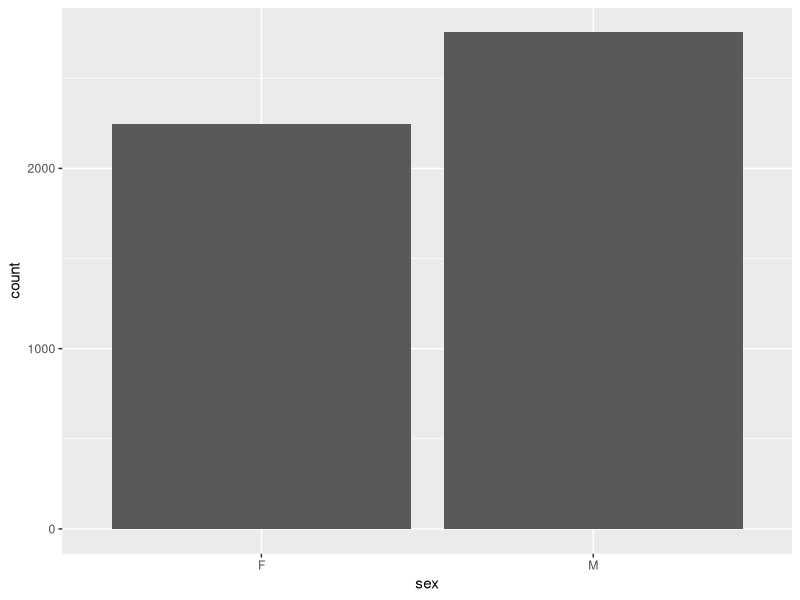
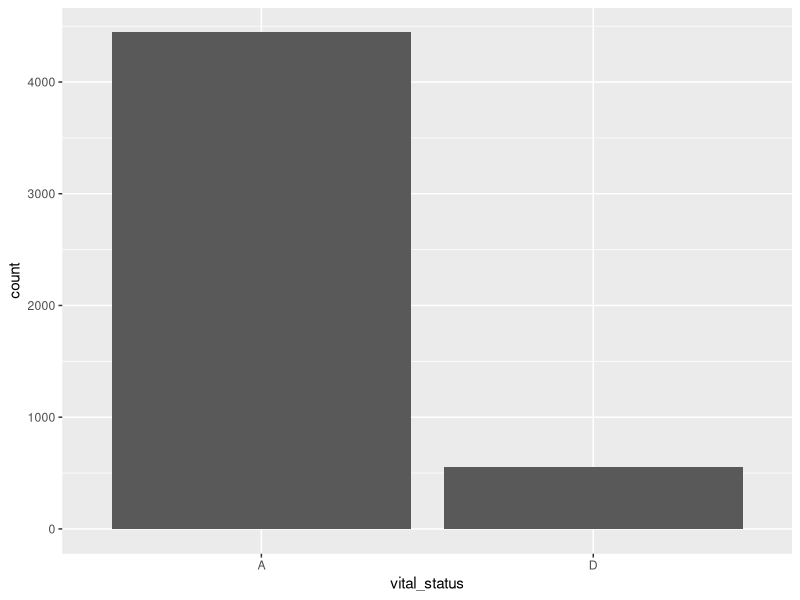
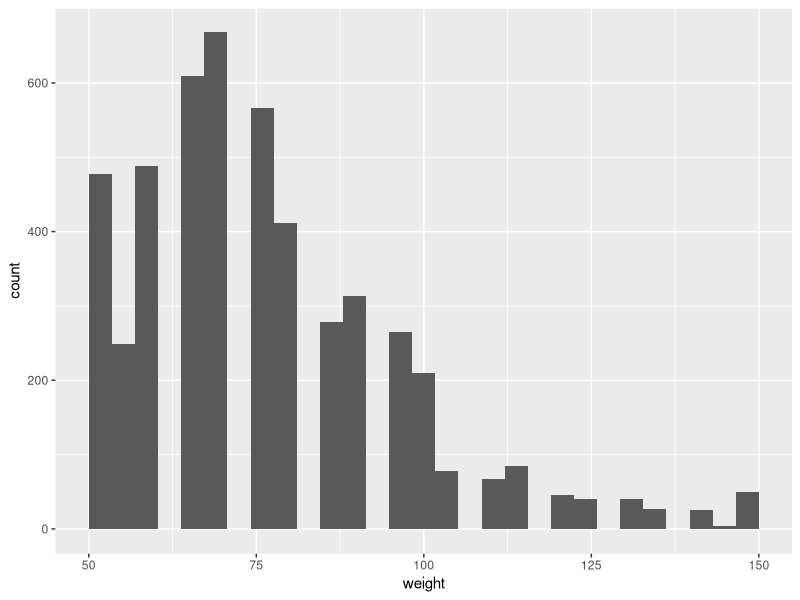
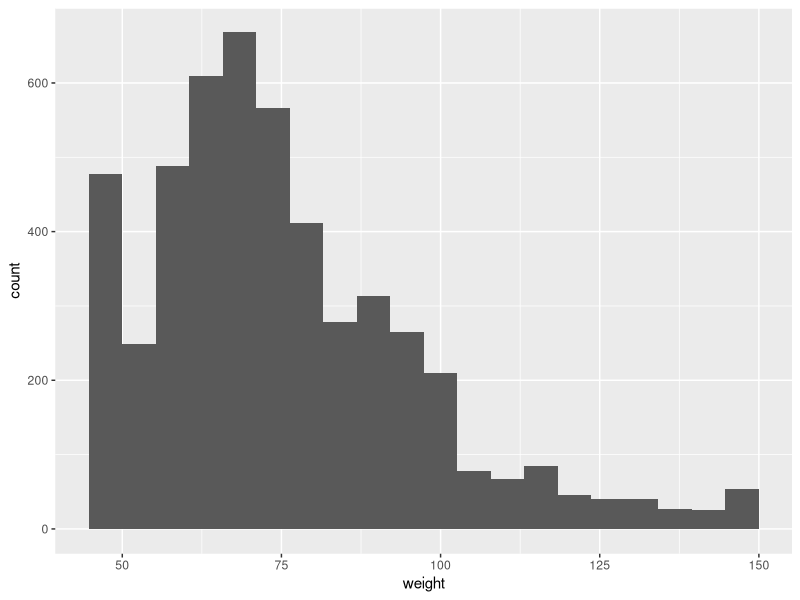
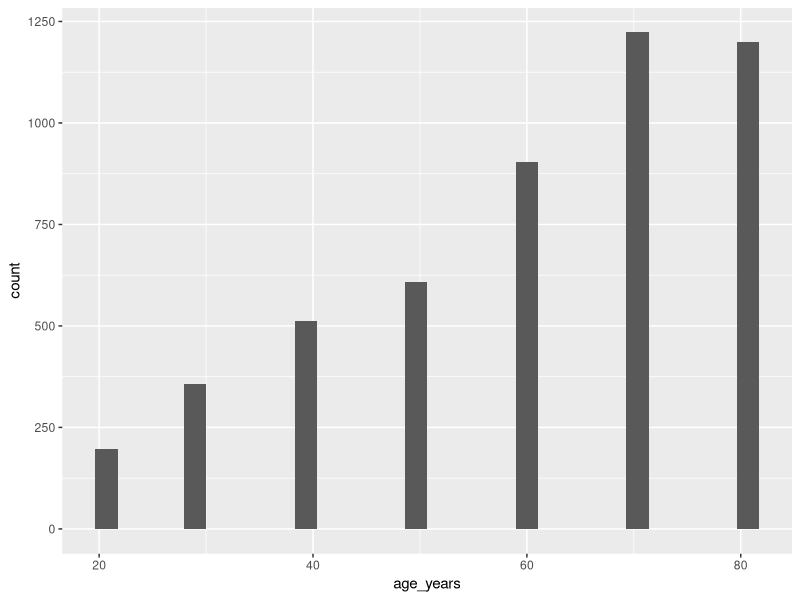
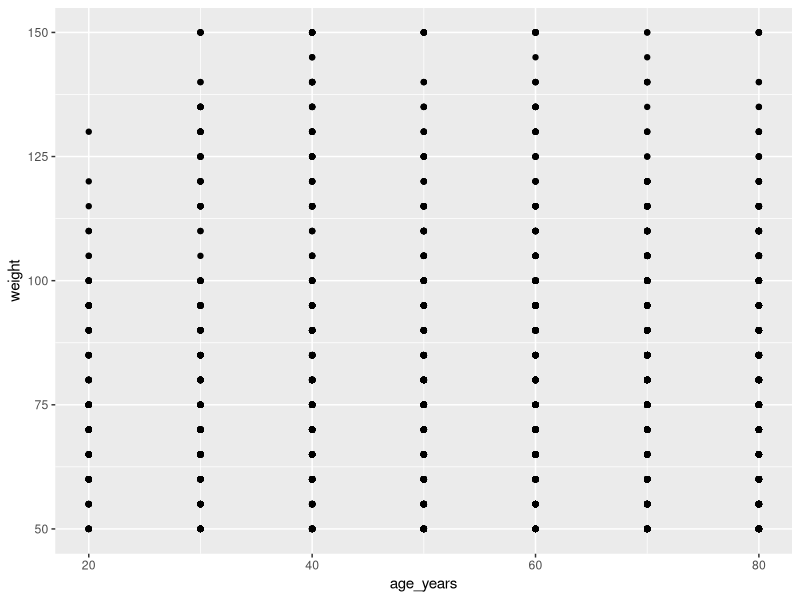
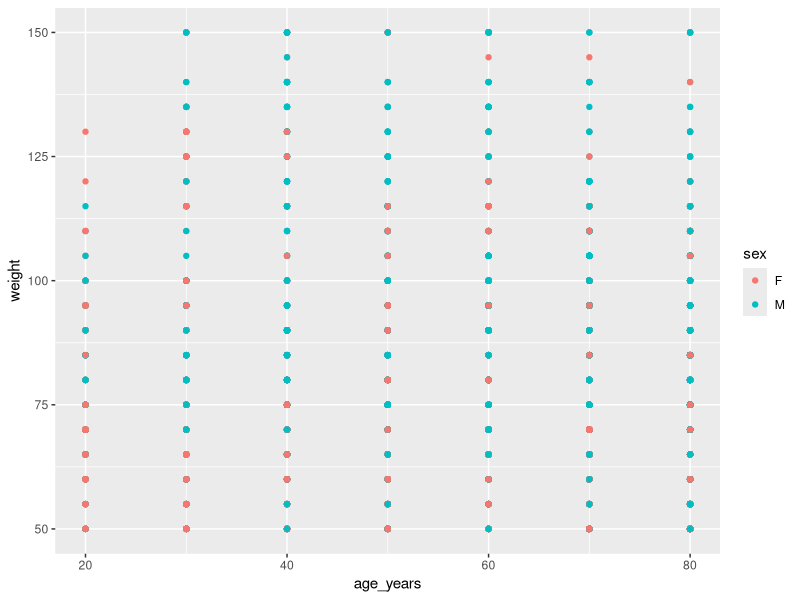
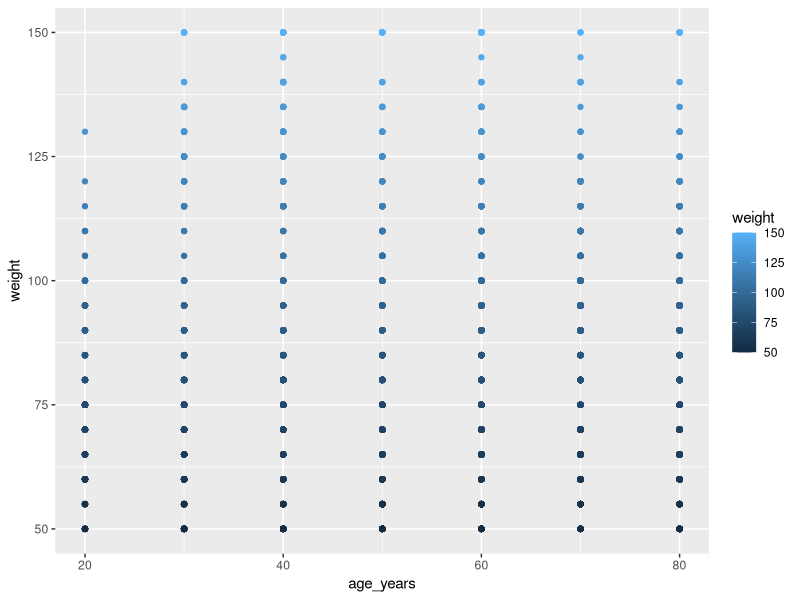

Here is the R script that generated these plots, in order:
# 5-visualise-script-ggplot.R

# makes a line a comment & not actioned by R
"hello" # can also make a comment after something that is executed

# you don't need to understand next line - just needed on RStudio server - you won't usually need
.libPaths(c('/usr/share/anaconda3/envs/r_env/lib/R/library', .libPaths()))

# load needed packages
library(tidyverse)

# read in the data
cchic <- read_csv("data/clean_CCHIC.csv")

names(cchic)
# [1] "lactate_abg"       "ph_abg"            "hco3_abg"          "temp_c"            "temp_nc"           "urea"              "creatinine"       
# [8] "na"                "k"                 "hb"                "wbc"               "neutrophil"        "platelets"         "crp"              
# [15] "chemo"             "chronic_rrt"       "metastatic"        "radiotx"           "apache"            "medical"           "system"           
# [22] "height"            "weight"            "elective_surgical" "arrival_dttm"      "discharge_dttm"    "dob"               "vital_status"     
# [29] "sex"               "nhs_number"        "age_years"     


# single variable barplots for categorical data
ggplot(cchic) +
  geom_bar(aes(x = sex))

ggplot(cchic) +
  geom_bar(aes(x = vital_status))


# single variable histograms for continuous data
ggplot(cchic) +
  geom_histogram(aes(x = weight))

# changing the number of bins
ggplot(cchic) +
     geom_histogram(aes(x = weight), bins=20)

ggplot(cchic) +
  geom_histogram(aes(x = age_years))


# scatterplots - may not show much when lots of data, points overlay each other

ggplot(cchic) +
  geom_point(aes(x=age_years, y=weight))


# scatterplots with colour

ggplot(cchic) +
  geom_point(aes(x=age_years, y=weight, colour=sex))


# can also set colour based on a continuous variable
# (here reduntant because same as axis, but does illustrate the point)
ggplot(cchic) +
   geom_point(aes(x=age_years, y=weight, colour=weight))


# faceting (putting plots into different panels according to data values)
# Useful !

ggplot(cchic) +
  geom_bar(aes(x = weight)) +
  facet_wrap(vars(sex))

# add colour fill
ggplot(cchic) +
  geom_bar(aes(x = weight, fill=sex)) +
  facet_wrap(vars(sex))

# smoothed fitted lines

ggplot(cchic) +
  geom_smooth(aes(x=height, y=weight, linetype=sex))

ggplot(cchic) +
  geom_smooth(aes(x=height, y=weight, linetype=as.factor(chemo)))


###################################################
# adding themes to alter how the whole plot appears

ggplot(cchic) +
  geom_smooth(aes(x=height, y=weight, linetype=as.factor(chemo))) +
  theme_bw()

ggplot(cchic) +
  geom_smooth(aes(x=height, y=weight, linetype=as.factor(chemo))) +
  theme_minimal()

# you can assign plots to an object & then modify it after

#initially doesn't print because you have assigned to an object
myplot <- ggplot(cchic) +
  geom_smooth(aes(x=height, y=weight, linetype=as.factor(chemo)))
#now does print
myplot + theme_dark()


###################################
# changing colour scales

ggplot(cchic) +
  geom_point(aes(x=age_years, y=weight, colour=weight))

ggplot(cchic) +
  geom_point(aes(x=age_years, y=weight, colour=weight)) +
  scale_colour_continuous(type = "viridis")
  


